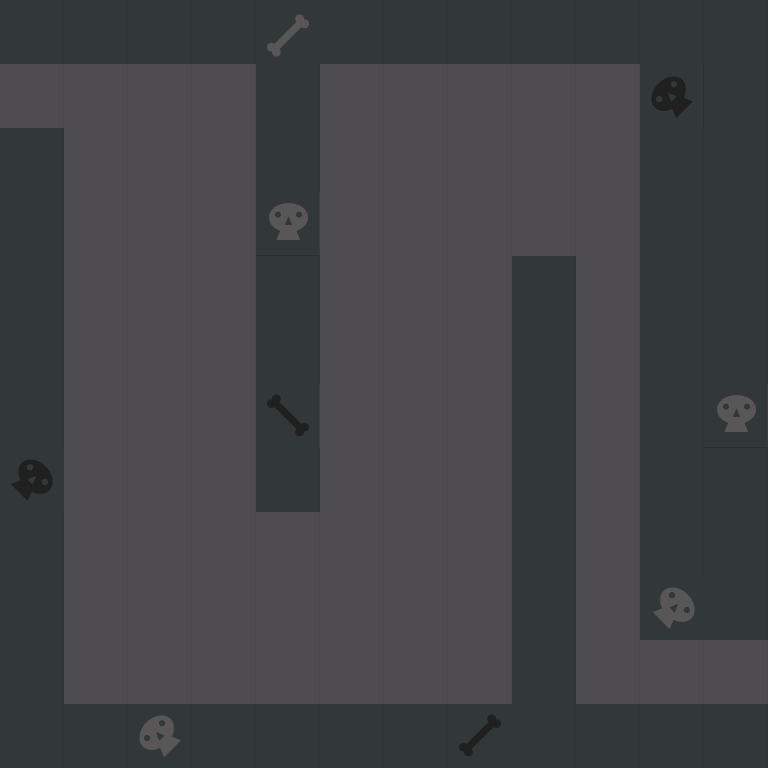

Rendered tile map (Tiled .tmx) drawn with the repository's tilesets; below, a short description and the full map source, tile grids included:
An orthogonal 12x12 tile map with 64x64 px tiles, 1 tile layer (background) and 8 objects (6x 2, start, end).

<map version="1.0" orientation="orthogonal" renderorder="left-up" width="12" height="12" tilewidth="64" tileheight="64" nextobjectid="17">
 <tileset firstgid="1" name="new_tiled_set" tilewidth="64" tileheight="64" tilecount="132" columns="11">
  <image source="tiledsets/new_tiled_set.png" width="766" height="768" />
  <tile id="0">
   <properties>
    <property name="description" value="wall" />
   </properties>
  </tile>
  <tile id="1">
   <properties>
    <property name="description" value="wall" />
   </properties>
  </tile>
  <tile id="2">
   <properties>
    <property name="description" value="wall" />
   </properties>
  </tile>
  <tile id="3">
   <properties>
    <property name="description" value="wall" />
   </properties>
  </tile>
  <tile id="4">
   <properties>
    <property name="description" value="wall" />
   </properties>
  </tile>
  <tile id="5">
   <properties>
    <property name="description" value="wall" />
   </properties>
  </tile>
  <tile id="6">
   <properties>
    <property name="description" value="wall" />
   </properties>
  </tile>
  <tile id="7">
   <properties>
    <property name="description" value="wall" />
   </properties>
  </tile>
  <tile id="8">
   <properties>
    <property name="description" value="wall" />
   </properties>
  </tile>
  <tile id="9">
   <properties>
    <property name="description" value="wall" />
   </properties>
  </tile>
  <tile id="10">
   <properties>
    <property name="description" value="wall" />
   </properties>
  </tile>
  <tile id="11">
   <properties>
    <property name="description" value="ground" />
   </properties>
  </tile>
  <tile id="12">
   <properties>
    <property name="description" value="ground" />
   </properties>
  </tile>
  <tile id="13">
   <properties>
    <property name="description" value="ground" />
   </properties>
  </tile>
  <tile id="14">
   <properties>
    <property name="description" value="ground" />
   </properties>
  </tile>
  <tile id="15">
   <properties>
    <property name="description" value="wall" />
   </properties>
  </tile>
  <tile id="16">
   <properties>
    <property name="description" value="ground" />
   </properties>
  </tile>
  <tile id="17">
   <properties>
    <property name="description" value="ground" />
   </properties>
  </tile>
  <tile id="18">
   <properties>
    <property name="description" value="ground" />
   </properties>
  </tile>
  <tile id="19">
   <properties>
    <property name="description" value="ground" />
   </properties>
  </tile>
  <tile id="20">
   <properties>
    <property name="description" value="ground" />
   </properties>
  </tile>
  <tile id="21">
   <properties>
    <property name="description" value="wall" />
   </properties>
  </tile>
  <tile id="22">
   <properties>
    <property name="description" value="wall" />
   </properties>
  </tile>
  <tile id="23">
   <properties>
    <property name="description" value="ground" />
   </properties>
  </tile>
  <tile id="24">
   <properties>
    <property name="description" value="ground" />
   </properties>
  </tile>
  <tile id="25">
   <properties>
    <property name="description" value="ground" />
   </properties>
  </tile>
  <tile id="26">
   <properties>
    <property name="description" value="wall" />
   </properties>
  </tile>
  <tile id="27">
   <properties>
    <property name="description" value="ground" />
   </properties>
  </tile>
  <tile id="28">
   <properties>
    <property name="description" value="ground" />
   </properties>
  </tile>
  <tile id="29">
   <properties>
    <property name="description" value="ground" />
   </properties>
  </tile>
  <tile id="30">
   <properties>
    <property name="description" value="wall" />
   </properties>
  </tile>
  <tile id="31">
   <properties>
    <property name="description" value="ground" />
   </properties>
  </tile>
  <tile id="32">
   <properties>
    <property name="description" value="wall" />
   </properties>
  </tile>
  <tile id="33">
   <properties>
    <property name="description" value="wall" />
   </properties>
  </tile>
  <tile id="34">
   <properties>
    <property name="description" value="ground" />
   </properties>
  </tile>
  <tile id="35">
   <properties>
    <property name="description" value="ground" />
   </properties>
  </tile>
  <tile id="36">
   <properties>
    <property name="description" value="ground" />
   </properties>
  </tile>
  <tile id="37">
   <properties>
    <property name="description" value="wall" />
   </properties>
  </tile>
  <tile id="38">
   <properties>
    <property name="description" value="ground" />
   </properties>
  </tile>
  <tile id="39">
   <properties>
    <property name="description" value="ground" />
   </properties>
  </tile>
  <tile id="40">
   <properties>
    <property name="description" value="ground" />
   </properties>
  </tile>
  <tile id="41">
   <properties>
    <property name="description" value="wall" />
   </properties>
  </tile>
  <tile id="42">
   <properties>
    <property name="description" value="ground" />
   </properties>
  </tile>
  <tile id="43">
   <properties>
    <property name="description" value="wall" />
   </properties>
  </tile>
  <tile id="44">
   <properties>
    <property name="description" value="wall" />
   </properties>
  </tile>
  <tile id="45">
   <properties>
    <property name="description" value="ground" />
   </properties>
  </tile>
  <tile id="46">
   <properties>
    <property name="description" value="ground" />
   </properties>
  </tile>
  <tile id="47">
   <properties>
    <property name="description" value="ground" />
   </properties>
  </tile>
  <tile id="48">
   <properties>
    <property name="description" value="wall" />
   </properties>
  </tile>
  <tile id="49">
   <properties>
    <property name="description" value="ground" />
   </properties>
  </tile>
  <tile id="50">
   <properties>
    <property name="description" value="ground" />
   </properties>
  </tile>
  <tile id="51">
   <properties>
    <property name="description" value="ground" />
   </properties>
  </tile>
  <tile id="52">
   <properties>
    <property name="description" value="wall" />
   </properties>
  </tile>
  <tile id="53">
   <properties>
    <property name="description" value="ground" />
   </properties>
  </tile>
  <tile id="54">
   <properties>
    <property name="description" value="wall" />
   </properties>
  </tile>
  <tile id="55">
   <properties>
    <property name="description" value="wall" />
   </properties>
  </tile>
  <tile id="56">
   <properties>
    <property name="description" value="ground" />
   </properties>
  </tile>
  <tile id="57">
   <properties>
    <property name="description" value="ground" />
   </properties>
  </tile>
  <tile id="58">
   <properties>
    <property name="description" value="ground" />
   </properties>
  </tile>
  <tile id="59">
   <properties>
    <property name="description" value="wall" />
   </properties>
  </tile>
  <tile id="60">
   <properties>
    <property name="description" value="ground" />
   </properties>
  </tile>
  <tile id="61">
   <properties>
    <property name="description" value="ground" />
   </properties>
  </tile>
  <tile id="62">
   <properties>
    <property name="description" value="ground" />
   </properties>
  </tile>
  <tile id="63">
   <properties>
    <property name="description" value="wall" />
   </properties>
  </tile>
  <tile id="64">
   <properties>
    <property name="description" value="ground" />
   </properties>
  </tile>
  <tile id="65">
   <properties>
    <property name="description" value="wall" />
   </properties>
  </tile>
  <tile id="66">
   <properties>
    <property name="description" value="wall" />
   </properties>
  </tile>
  <tile id="67">
   <properties>
    <property name="description" value="ground" />
   </properties>
  </tile>
  <tile id="68">
   <properties>
    <property name="description" value="ground" />
   </properties>
  </tile>
  <tile id="69">
   <properties>
    <property name="description" value="ground" />
   </properties>
  </tile>
  <tile id="70">
   <properties>
    <property name="description" value="wall" />
   </properties>
  </tile>
  <tile id="71">
   <properties>
    <property name="description" value="ground" />
   </properties>
  </tile>
  <tile id="72">
   <properties>
    <property name="description" value="ground" />
   </properties>
  </tile>
  <tile id="73">
   <properties>
    <property name="description" value="ground" />
   </properties>
  </tile>
  <tile id="74">
   <properties>
    <property name="description" value="wall" />
   </properties>
  </tile>
  <tile id="75">
   <properties>
    <property name="description" value="ground" />
   </properties>
  </tile>
  <tile id="76">
   <properties>
    <property name="description" value="wall" />
   </properties>
  </tile>
  <tile id="77">
   <properties>
    <property name="description" value="wall" />
   </properties>
  </tile>
  <tile id="78">
   <properties>
    <property name="description" value="ground" />
   </properties>
  </tile>
  <tile id="79">
   <properties>
    <property name="description" value="ground" />
   </properties>
  </tile>
  <tile id="80">
   <properties>
    <property name="description" value="ground" />
   </properties>
  </tile>
  <tile id="81">
   <properties>
    <property name="description" value="wall" />
   </properties>
  </tile>
  <tile id="82">
   <properties>
    <property name="description" value="ground" />
   </properties>
  </tile>
  <tile id="83">
   <properties>
    <property name="description" value="ground" />
   </properties>
  </tile>
  <tile id="84">
   <properties>
    <property name="description" value="ground" />
   </properties>
  </tile>
  <tile id="85">
   <properties>
    <property name="description" value="wall" />
   </properties>
  </tile>
  <tile id="86">
   <properties>
    <property name="description" value="ground" />
   </properties>
  </tile>
  <tile id="87">
   <properties>
    <property name="description" value="wall" />
   </properties>
  </tile>
  <tile id="88">
   <properties>
    <property name="description" value="wall" />
   </properties>
  </tile>
  <tile id="89">
   <properties>
    <property name="description" value="ground" />
   </properties>
  </tile>
  <tile id="90">
   <properties>
    <property name="description" value="ground" />
   </properties>
  </tile>
  <tile id="91">
   <properties>
    <property name="description" value="ground" />
   </properties>
  </tile>
  <tile id="92">
   <properties>
    <property name="description" value="wall" />
   </properties>
  </tile>
  <tile id="93">
   <properties>
    <property name="description" value="ground" />
   </properties>
  </tile>
  <tile id="94">
   <properties>
    <property name="description" value="ground" />
   </properties>
  </tile>
  <tile id="95">
   <properties>
    <property name="description" value="ground" />
   </properties>
  </tile>
  <tile id="96">
   <properties>
    <property name="description" value="wall" />
   </properties>
  </tile>
  <tile id="97">
   <properties>
    <property name="description" value="ground" />
   </properties>
  </tile>
  <tile id="98">
   <properties>
    <property name="description" value="wall" />
   </properties>
  </tile>
  <tile id="99">
   <properties>
    <property name="description" value="wall" />
   </properties>
  </tile>
  <tile id="100">
   <properties>
    <property name="description" value="ground" />
   </properties>
  </tile>
  <tile id="101">
   <properties>
    <property name="description" value="ground" />
   </properties>
  </tile>
  <tile id="102">
   <properties>
    <property name="description" value="ground" />
   </properties>
  </tile>
  <tile id="103">
   <properties>
    <property name="description" value="wall" />
   </properties>
  </tile>
  <tile id="104">
   <properties>
    <property name="description" value="ground" />
   </properties>
  </tile>
  <tile id="105">
   <properties>
    <property name="description" value="ground" />
   </properties>
  </tile>
  <tile id="106">
   <properties>
    <property name="description" value="ground" />
   </properties>
  </tile>
  <tile id="107">
   <properties>
    <property name="description" value="wall" />
   </properties>
  </tile>
  <tile id="108">
   <properties>
    <property name="description" value="ground" />
   </properties>
  </tile>
  <tile id="109">
   <properties>
    <property name="description" value="wall" />
   </properties>
  </tile>
  <tile id="110">
   <properties>
    <property name="description" value="wall" />
   </properties>
  </tile>
  <tile id="111">
   <properties>
    <property name="description" value="ground" />
   </properties>
  </tile>
  <tile id="112">
   <properties>
    <property name="description" value="ground" />
   </properties>
  </tile>
  <tile id="113">
   <properties>
    <property name="description" value="ground" />
   </properties>
  </tile>
  <tile id="115">
   <properties>
    <property name="description" value="ground" />
   </properties>
  </tile>
  <tile id="116">
   <properties>
    <property name="description" value="ground" />
   </properties>
  </tile>
  <tile id="117">
   <properties>
    <property name="description" value="ground" />
   </properties>
  </tile>
  <tile id="118">
   <properties>
    <property name="description" value="wall" />
   </properties>
  </tile>
  <tile id="119">
   <properties>
    <property name="description" value="ground" />
   </properties>
  </tile>
  <tile id="120">
   <properties>
    <property name="description" value="ground" />
   </properties>
  </tile>
  <tile id="121">
   <properties>
    <property name="description" value="wall" />
   </properties>
  </tile>
  <tile id="122">
   <properties>
    <property name="description" value="wall" />
   </properties>
  </tile>
  <tile id="123">
   <properties>
    <property name="description" value="wall" />
   </properties>
  </tile>
  <tile id="124">
   <properties>
    <property name="description" value="wall" />
   </properties>
  </tile>
  <tile id="125">
   <properties>
    <property name="description" value="wall" />
   </properties>
  </tile>
  <tile id="126">
   <properties>
    <property name="description" value="wall" />
   </properties>
  </tile>
  <tile id="127">
   <properties>
    <property name="description" value="wall" />
   </properties>
  </tile>
  <tile id="128">
   <properties>
    <property name="description" value="wall" />
   </properties>
  </tile>
  <tile id="129">
   <properties>
    <property name="description" value="wall" />
   </properties>
  </tile>
  <tile id="130">
   <properties>
    <property name="description" value="wall" />
   </properties>
  </tile>
  <tile id="131">
   <properties>
    <property name="description" value="wall" />
   </properties>
  </tile>
 </tileset>
 <layer name="background" width="12" height="12">
  <data>
   <tile gid="67" />
   <tile gid="67" />
   <tile gid="67" />
   <tile gid="67" />
   <tile gid="5" />
   <tile gid="67" />
   <tile gid="67" />
   <tile gid="67" />
   <tile gid="67" />
   <tile gid="67" />
   <tile gid="67" />
   <tile gid="67" />
   <tile gid="37" />
   <tile gid="37" />
   <tile gid="37" />
   <tile gid="37" />
   <tile gid="67" />
   <tile gid="37" />
   <tile gid="37" />
   <tile gid="37" />
   <tile gid="37" />
   <tile gid="37" />
   <tile gid="53" />
   <tile gid="67" />
   <tile gid="67" />
   <tile gid="37" />
   <tile gid="37" />
   <tile gid="37" />
   <tile gid="67" />
   <tile gid="37" />
   <tile gid="37" />
   <tile gid="37" />
   <tile gid="37" />
   <tile gid="37" />
   <tile gid="67" />
   <tile gid="67" />
   <tile gid="67" />
   <tile gid="37" />
   <tile gid="37" />
   <tile gid="37" />
   <tile gid="104" />
   <tile gid="37" />
   <tile gid="37" />
   <tile gid="37" />
   <tile gid="37" />
   <tile gid="37" />
   <tile gid="67" />
   <tile gid="67" />
   <tile gid="67" />
   <tile gid="37" />
   <tile gid="37" />
   <tile gid="37" />
   <tile gid="67" />
   <tile gid="37" />
   <tile gid="37" />
   <tile gid="37" />
   <tile gid="67" />
   <tile gid="37" />
   <tile gid="67" />
   <tile gid="67" />
   <tile gid="67" />
   <tile gid="37" />
   <tile gid="37" />
   <tile gid="37" />
   <tile gid="67" />
   <tile gid="37" />
   <tile gid="37" />
   <tile gid="37" />
   <tile gid="67" />
   <tile gid="37" />
   <tile gid="67" />
   <tile gid="67" />
   <tile gid="67" />
   <tile gid="37" />
   <tile gid="37" />
   <tile gid="37" />
   <tile gid="71" />
   <tile gid="37" />
   <tile gid="37" />
   <tile gid="37" />
   <tile gid="67" />
   <tile gid="37" />
   <tile gid="67" />
   <tile gid="104" />
   <tile gid="88" />
   <tile gid="37" />
   <tile gid="37" />
   <tile gid="37" />
   <tile gid="67" />
   <tile gid="37" />
   <tile gid="37" />
   <tile gid="37" />
   <tile gid="67" />
   <tile gid="37" />
   <tile gid="67" />
   <tile gid="67" />
   <tile gid="67" />
   <tile gid="37" />
   <tile gid="37" />
   <tile gid="37" />
   <tile gid="37" />
   <tile gid="37" />
   <tile gid="37" />
   <tile gid="37" />
   <tile gid="67" />
   <tile gid="37" />
   <tile gid="67" />
   <tile gid="67" />
   <tile gid="67" />
   <tile gid="37" />
   <tile gid="37" />
   <tile gid="37" />
   <tile gid="37" />
   <tile gid="37" />
   <tile gid="37" />
   <tile gid="37" />
   <tile gid="67" />
   <tile gid="37" />
   <tile gid="130" />
   <tile gid="67" />
   <tile gid="67" />
   <tile gid="37" />
   <tile gid="37" />
   <tile gid="37" />
   <tile gid="37" />
   <tile gid="37" />
   <tile gid="37" />
   <tile gid="37" />
   <tile gid="67" />
   <tile gid="37" />
   <tile gid="37" />
   <tile gid="37" />
   <tile gid="67" />
   <tile gid="67" />
   <tile gid="34" />
   <tile gid="67" />
   <tile gid="67" />
   <tile gid="67" />
   <tile gid="67" />
   <tile gid="44" />
   <tile gid="67" />
   <tile gid="67" />
   <tile gid="67" />
   <tile gid="67" />
  </data>
 </layer>
 <objectgroup name="Enemies">
  <object id="5" type="2" x="78.6667" y="400" width="32" height="32">
   <properties>
    <property name="speed" type="float" value="1" />
    <property name="start_direction" type="int" value="1" />
   </properties>
   <ellipse />
  </object>
  <object id="6" type="2" x="145.333" y="336" width="32" height="32">
   <properties>
    <property name="speed" type="float" value="1" />
    <property name="start_direction" type="int" value="2" />
   </properties>
   <ellipse />
  </object>
  <object id="7" type="2" x="208" y="400" width="32" height="32">
   <properties>
    <property name="speed" type="float" value="1" />
    <property name="start_direction" type="int" value="1" />
   </properties>
   <ellipse />
  </object>
  <object id="9" type="2" x="334.667" y="334.667" width="32" height="32">
   <properties>
    <property name="speed" type="float" value="1" />
    <property name="start_direction" type="int" value="2" />
   </properties>
   <ellipse />
  </object>
  <object id="10" type="2" x="400" y="400" width="32" height="32">
   <properties>
    <property name="speed" type="float" value="1" />
    <property name="start_direction" type="int" value="1" />
   </properties>
   <ellipse />
  </object>
  <object id="11" type="2" x="462.667" y="337.333" width="32" height="32">
   <properties>
    <property name="speed" type="float" value="1" />
    <property name="start_direction" type="int" value="2" />
   </properties>
   <ellipse />
  </object>
 </objectgroup>
 <objectgroup name="Player">
  <object id="1" name="start" x="0" y="64" width="64" height="64">
   <properties>
    <property name="description" value="start" />
   </properties>
  </object>
  <object id="2" name="end" x="704" y="640" width="64" height="64">
   <properties>
    <property name="description" value="end" />
   </properties>
  </object>
 </objectgroup>
</map>
